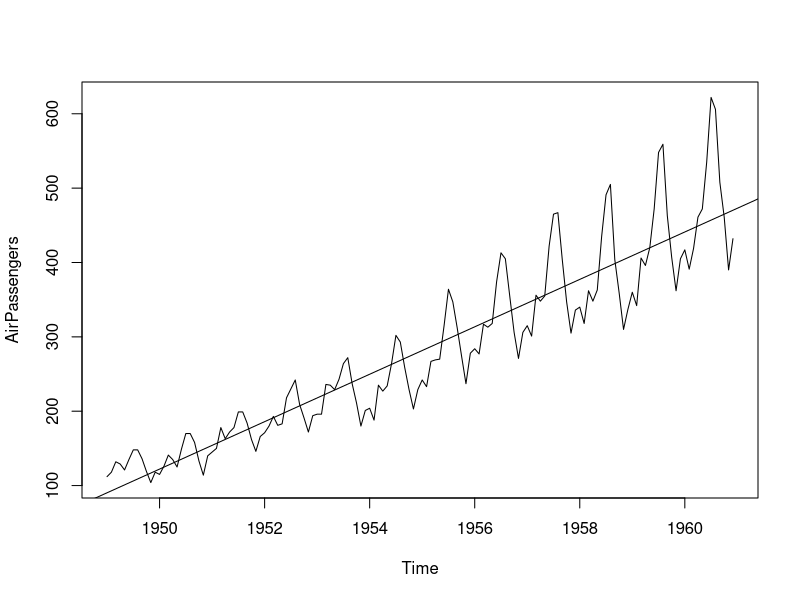
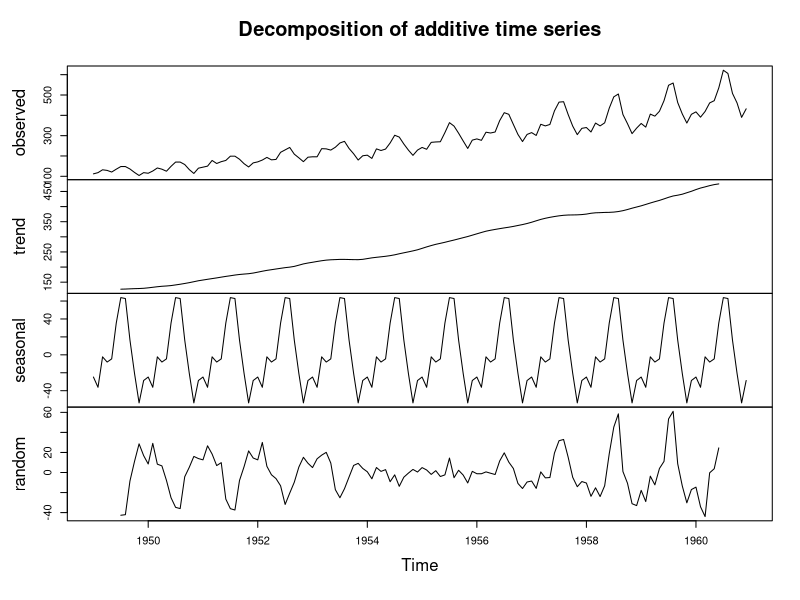
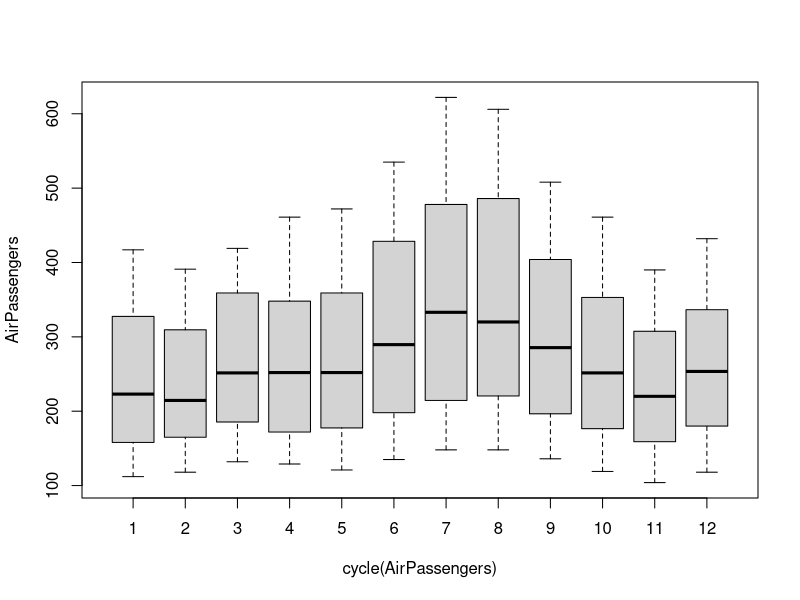
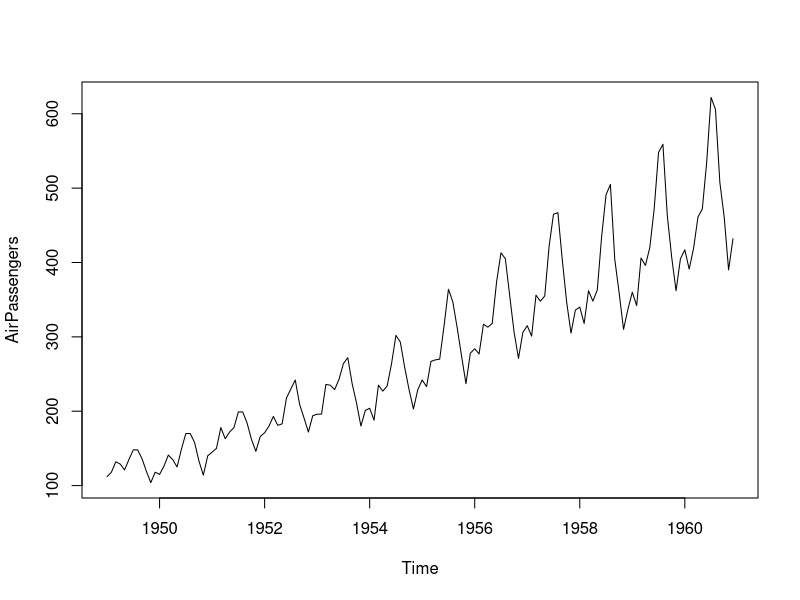
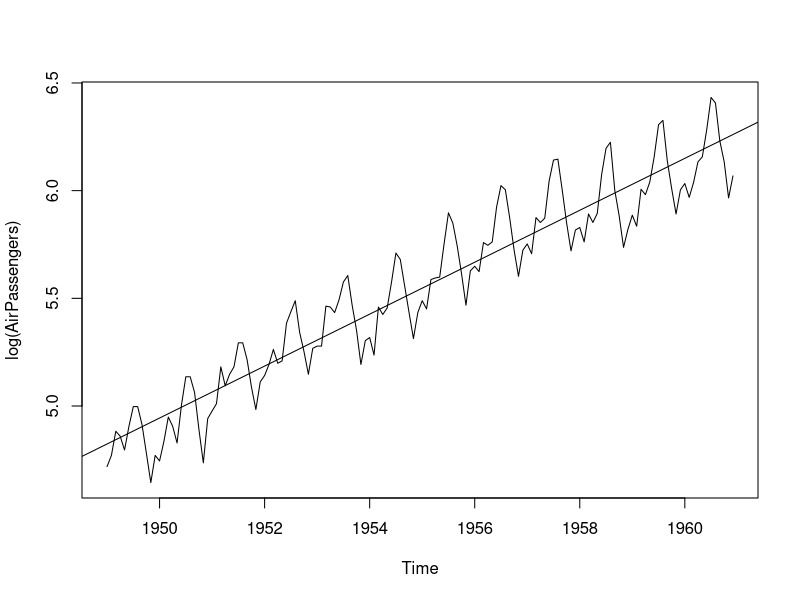
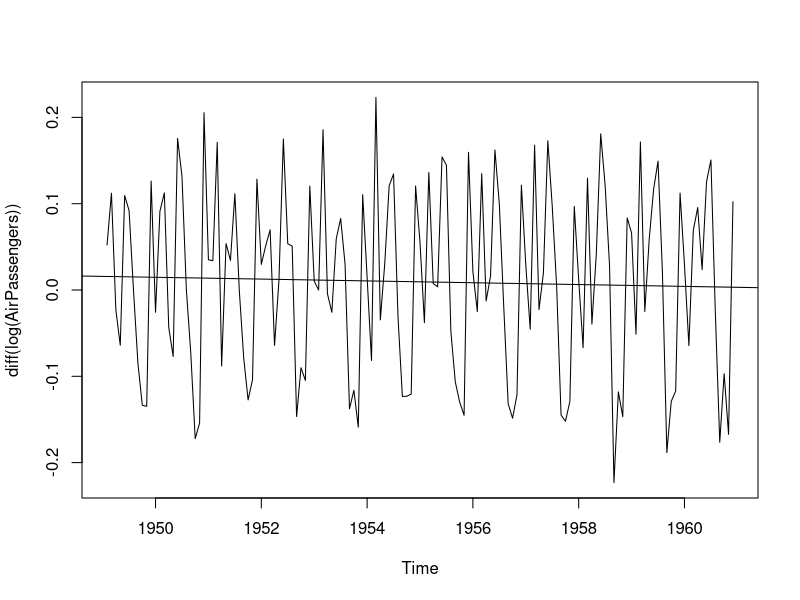
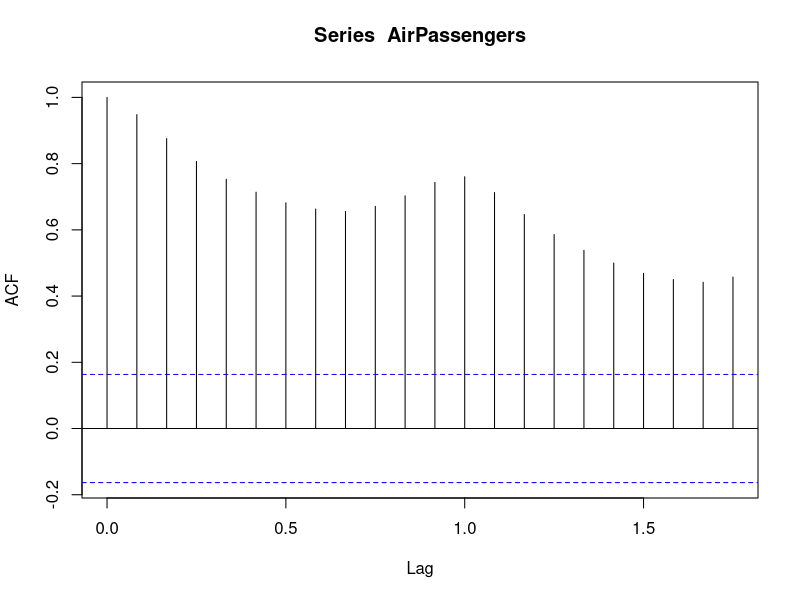
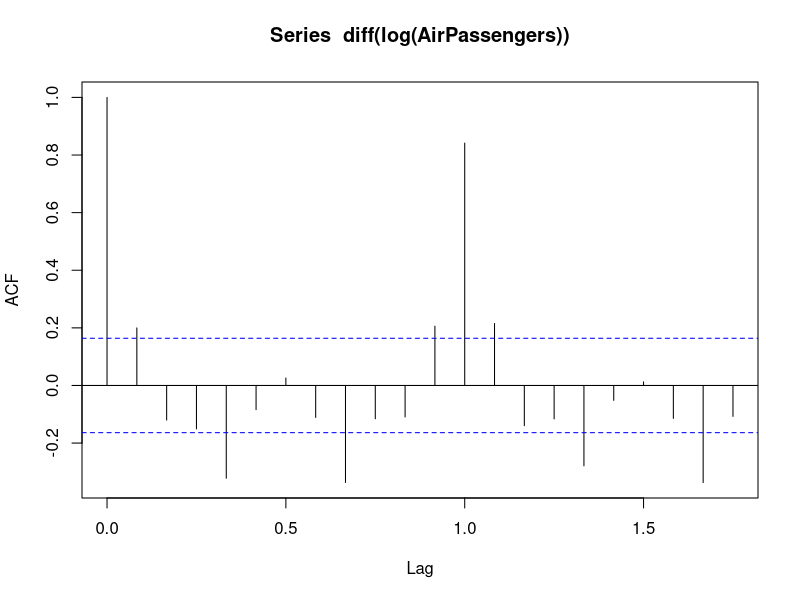

Recreate these plots in R, in order.
#Question1
#converting the non stationary model to stationary
AirPassengers
plot(AirPassengers)
abline(lm(AirPassengers~time(AirPassengers)))
plot(decompose(AirPassengers))
boxplot(AirPassengers~cycle(AirPassengers))
plot(AirPassengers)
plot(log(AirPassengers))
abline(lm(log(AirPassengers)~time(log(AirPassengers))))
plot(diff(log(AirPassengers)))
abline(lm(diff(log(AirPassengers))~time(diff(log(AirPassengers)))))

#AR  I   MA
#p   d   q
#0   1   1

acf(AirPassengers)
acf(diff(log(AirPassengers)))
pacf(diff(log(AirPassengers)))

#building aroma model
arima(log(AirPassengers), c(0,1,1), seasonal = list(order=c(0,1,0),period=12))-> mod_time
predict(mod_time, 20*12)-> pred_time
pred_time

#e value is 2.718 
2.718^pred_time$pred -> pred_time
pred_time
ts.plot(AirPassengers, pred_time, log="y", lty=c(1,3))






